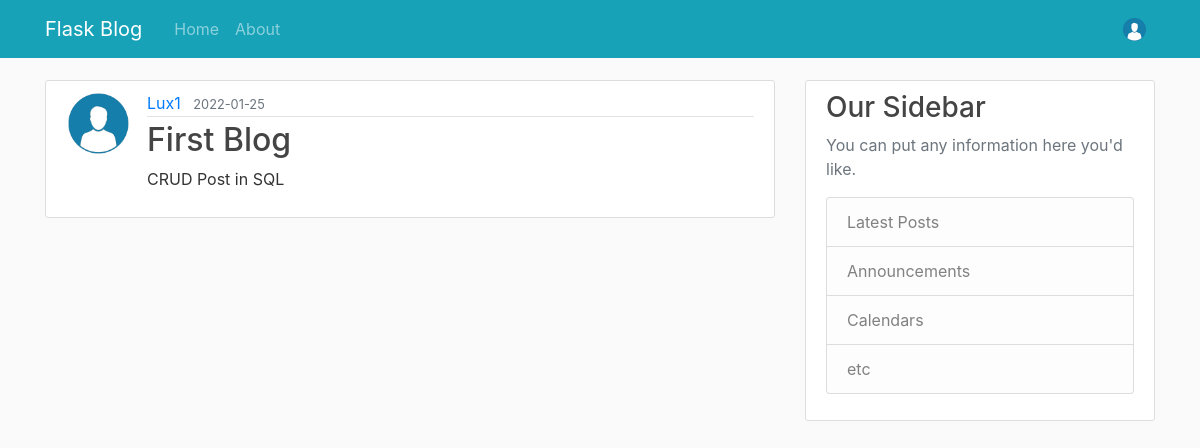
Screenshot of /home (signed in) with the database file from the repository.
### flaskblog/models.py (models this page shows, shortened)
class Post(db.Model):
    id = db.Column(db.Integer, primary_key=True)
    title = db.Column(db.String(100), nullable=False)
    date_posted = db.Column(db.DateTime, nullable=False, default=datetime.utcnow)
    content = db.Column(db.Text, nullable=False)
    user_id = db.Column(db.Integer, db.ForeignKey('user.id'), nullable=False)

class User(db.Model, UserMixin):
    id = db.Column(db.Integer, primary_key=True)
    username = db.Column(db.String(20), unique=True, nullable=False)
    email = db.Column(db.String(120), unique=True, nullable=False)
    image_file = db.Column(db.String(20), nullable=False, default='default.png')
    password = db.Column(db.String(60), nullable=False)
    posts = db.relationship('Post', backref='author', lazy=True)

### flaskblog/routes.py (the view)
@app.route('/')
@app.route('/home')
def home():
    posts = Post.query.all()
    return render_template('home.html', posts=posts, title="home")

### flaskblog/models.py (called while the page is built)
@login_manager.user_loader
def load_user(user_id):
    return User.query.get(int(user_id))

### flaskblog/templates/home.html
{% extends "template.html" %}
{% block content %}
    {% for post in posts %}
        <article class="media content-section">
            <img class="rounded-circle article-img" src="{{'static\\profile_img\\default.png'}}">
            <div class="media-body">
                <div class="article-metadata">
                    <a class="mr-2" href="#">{{post.author.username}}</a>
                    <small class="text-muted">{{post.date_posted.strftime('%Y-%m-%d')}}</small>
                </div>
                <h2 class="article-title" href='#'>{{post.title}}</h2>
                <p class="article-content">{{post.content}}</p>
            </div>
        </article>
    {% endfor %}
{% endblock content %}

### flaskblog/static/main.css (style rules this page uses)
body { background: #fafafa; color: #333333; margin-top: 5rem; }
h1, h2, h3, h4, h5, h6 { color: #444444; }
.content-section { background: #ffffff; padding: 10px 20px; border: 1px solid #dddddd; border-radius: 3px; margin-bottom: 20px; }
.article-title { color: #444444; }
.article-content { white-space: pre-line; }
.article-img { height: 65px; width: 65px; margin-right: 16px; }
.article-metadata { padding-bottom: 1px; margin-bottom: 4px; border-bottom: 1px solid #e3e3e3 }

### rows the page displays
Post: author.username "Lux1", date_posted "2022-01-25", title "First Blog", content "CRUD Post in SQL"
